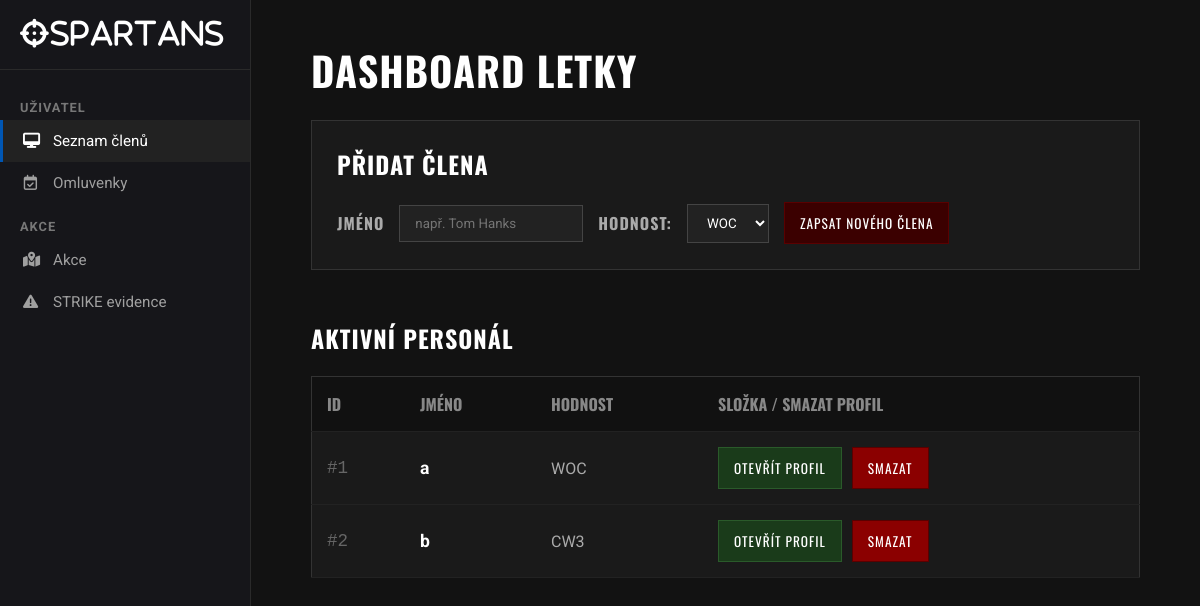
Before: / with the older database file.
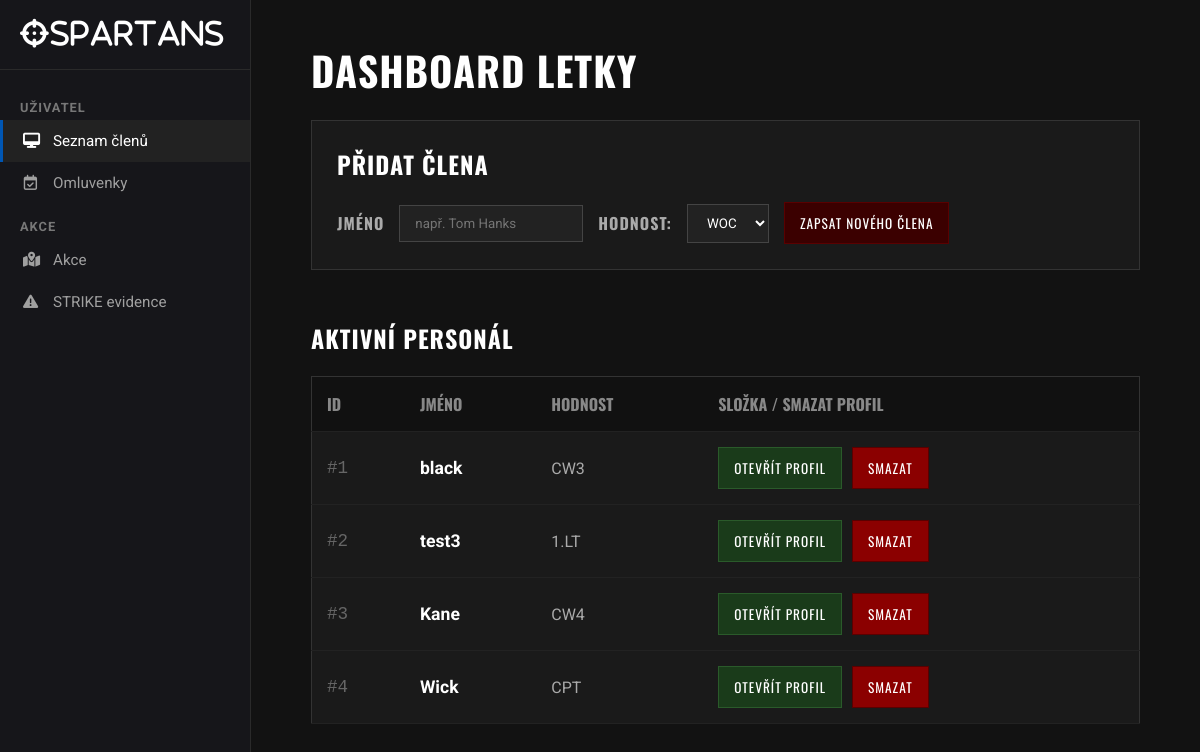
After: the same page with the newer database file.
### app.py (models this page shows)
class Clen(db.Model):
    id = db.Column(db.Integer, primary_key=True)
    jmeno = db.Column(db.String(50), nullable=False)
    hodnost_id = db.Column(db.Integer, db.ForeignKey('hodnost.id'), nullable=False)
    hodnost = db.relationship('Hodnost')

class Hodnost(db.Model):
    id = db.Column(db.Integer, primary_key=True)
    nazev = db.Column(db.String(50), nullable=False)

### app.py (the view)
@app.route('/')
def index():
    clenove_z_db = Clen.query.all()
    hodnosti_z_db = Hodnost.query.all()
    return render_template('index.html', clenove=clenove_z_db, hodnosti=hodnosti_z_db)

### templates/index.html (shortened to what this page needs)
<!doctype html>
<html lang="cs">
  <head>
    <link
      rel="stylesheet"
      href="https://cdnjs.cloudflare.com/ajax/libs/font-awesome/6.4.0/css/all.min.css"
    />
    <link
      rel="stylesheet"
      href="{{ url_for('static', filename='index.css') }}"
    />
  </head>
  <body>
    <div class="sidebar">
      <div class="sidebar-brand">
        <i class="fa-solid fa-crosshairs">SPARTANS</i>
      </div>
      <div class="sidebar-category">Uživatel</div>
      <div class="sidebar-nav">
        <a href="/" class="active"
          ><i class="fa-solid fa-desktop"></i> Seznam členů</a
        >
        <a href="/omluvenky"
          ><i class="fa-regular fa-calendar-check"></i> Omluvenky</a
        >
      </div>
      <div class="sidebar-category">Akce</div>
      <div class="sidebar-nav">
        <a href="/akce"><i class="fa-solid fa-map-location-dot"></i> Akce </a>
        <a href="/strike"><i class="fa-solid fa-triangle-exclamation"></i> STRIKE evidence</a>
      </div>
    </div>
    <div class="main-content">
      <div class="container" style="display: block">
        <h1>Dashboard Letky</h1>
        <div class="form-box">
          <h2>PŘIDAT ČLENA</h2>
          <form action="/pridat" method="POST" class="form-group">
            <label for="jmeno">Jméno</label>
            <input
              type="text"
              id="jmeno"
              name="jmeno"
              placeholder="např. Tom Hanks"
              required
            />
            <label for="hodnost">Hodnost:</label>
            <select id="hodnost" name="hodnost">
              {% for h in hodnosti %}
              <option value="{{ h.id }}">{{ h.nazev }}</option>
              {% endfor %}
            </select>
            <button type="submit">Zapsat nového člena</button>
          </form>
        </div>
        <h2>Aktivní personál</h2>
        <table>
          <tr>
            <th>ID</th>
            <th>Jméno</th>
            <th>Hodnost</th>
            <th>Složka / smazat profil</th>
          </tr>
          {% for clen in clenove %}
          <tr>
            <td class="cell-id">#{{ clen.id }}</td>
            <td class="cell-name">{{ clen.jmeno }}</td>
            <td class="cell-rank">{{ clen.hodnost.nazev }}</td>
            <td>
              <div style="display: flex; gap: 10px">
                <a href="/profil/{{ clen.id }}"
                  ><button class="action-btn">Otevřít profil</button></a
                >
                <form
                  action="/smazat_clena/{{ clen.id }}"
                  method="POST"
                  onsubmit="return confirm('Opravdu smazat?');"
                >
                  <button type="submit" class="delete-btn">Smazat</button>
                </form>
              </div>
            </td>
          </tr>
          {% endfor %}
        </table>
      </div>
    </div>
  </body>
</html>

### static/index.css (style rules this page uses)
body { background-color: #121212; color: #e0e0e0; font-family: 'Roboto', sans-serif; margin: 0; padding: 0; display: flex; min-height: 100vh; }
.sidebar { width: 250px; background-color: #16161a; border-right: 1px solid #2a2a2a; display: flex; flex-direction: column; padding-top: 20px; flex-shrink: 0; }
.sidebar-brand { color: #fff; font-family: 'Oswald', sans-serif; font-size: 1.8rem; font-weight: bold; letter-spacing: 2px; padding: 0 20px 20px 20px; border-bottom: 1px solid #2a2a2a; margin-bottom: 15px; display: flex; align-items: center; gap: 10px; }
.sidebar-category { color: #777; font-size: 0.8rem; text-transform: uppercase; font-weight: bold; margin: 15px 20px 5px 20px; letter-spacing: 1px; }
.sidebar-nav { display: flex; flex-direction: column; }
.sidebar-nav a { color: #a0a0a0; text-decoration: none; padding: 12px 20px; display: flex; align-items: center; gap: 15px; font-size: 0.95rem; transition: all 0.2s; border-left: 3px solid transparent; }
.sidebar-nav a.active { background-color: #222; color: #fff; border-left-color: #0056b3; }
.sidebar-nav a i { width: 15px; text-align: center; }
.main-content { flex: 1; padding: 40px; background-color: #121212; box-sizing: border-box; }
.container { max-width: 1200px; margin: 0 auto; padding: 0 20px; }
h1, h2 { font-family: 'Oswald', sans-serif; text-transform: uppercase; color: #ffffff; letter-spacing: 1px; }
h1 { font-size: 2.5rem; margin-top: 0; margin-bottom: 20px; }
h2 { font-size: 1.5rem; margin-top: 0; margin-bottom: 20px; }
.form-box { background-color: #1a1a1a; padding: 25px; border: 1px solid #333; margin-bottom: 50px; }
.form-group { display: flex; gap: 15px; align-items: center; flex-wrap: wrap; }
label { font-weight: bold; color: #aaa; font-family: 'Oswald', sans-serif; text-transform: uppercase; letter-spacing: 1px; }
input, select, button { background-color: #222; color: #fff; border: 1px solid #444; padding: 10px 15px; font-family: 'Roboto', sans-serif; }
button { background-color: #3b0000; border: 1px solid #5a0000; cursor: pointer; font-family: 'Oswald', sans-serif; text-transform: uppercase; letter-spacing: 1px; transition: background 0.2s; }
.action-btn { background-color: #1a3b1a; border-color: #2a5a2a; }
.delete-btn { background-color: #8b0000; border-color: #5a0000; }
table { width: 100%; border-collapse: collapse; background-color: #1a1a1a; border: 1px solid #333; }
th, td { padding: 15px; text-align: left; border-bottom: 1px solid #222; }
th { background-color: #111; font-family: 'Oswald', sans-serif; color: #888; text-transform: uppercase; }
td a { text-decoration: none; }
.cell-id { color: #666; font-family: monospace; font-size: 1.1rem; }
.cell-name { font-weight: bold; color: #fff; font-size: 1.1rem; }
.cell-rank { color: #aaa; }

Changed rows visible on the page:
changed Clen id 1: jmeno "a" → "black"; hodnost.nazev "WOC" → "CW3"
changed Clen id 2: jmeno "b" → "test3"; hodnost.nazev "CW3" → "1.LT"
added Clen: id "3", jmeno "Kane", hodnost.nazev "CW4"
added Clen: id "4", jmeno "Wick", hodnost.nazev "CPT"
